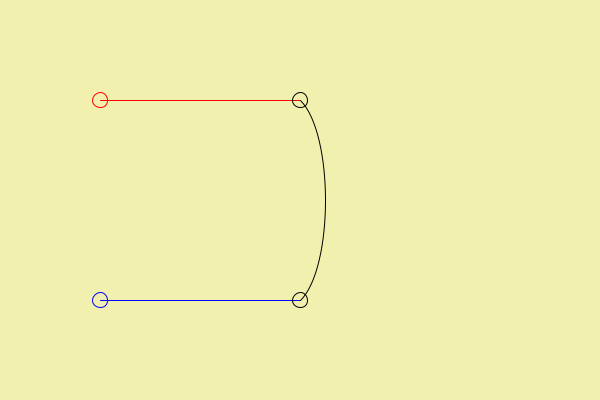
Frame 1 (no input)
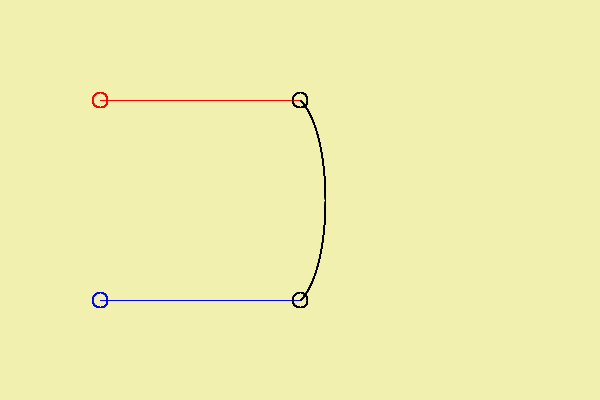
Frame 60 (the mouse pressed at the canvas centre just before this capture)
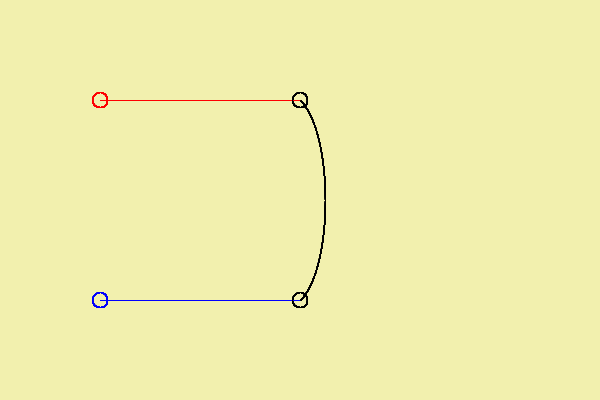
Frame 120 (the mouse held since frame 60 and released just before this capture)

The Processing sketch that drew these frames (run headless with seeded random() and noise(); from frame 60 on, the mouse is pressed at the canvas centre):

// Processing sketch: cmcurves4
// ── cmcurves4.pde
void setup() {
   size(600, 400);
   background(242, 240, 174);
   noFill();
}

float [] Xp = { 100, 300, 300, 100 };
float [] Yp = { 100, 100, 300, 300 };

void draw() {
   stroke(255, 0, 0);   // red
   ellipse(Xp[0], Yp[0], 15, 15);
   line(Xp[0], Yp[0], Xp[1], Yp[1]);
  
   stroke(0, 0, 255);   // blue
   ellipse(Xp[3], Yp[3], 15, 15);
   line(Xp[3], Yp[3], Xp[2], Yp[2]);

   stroke(0, 0, 0);   // black
   ellipse(Xp[1], Yp[1], 15, 15);
   ellipse(Xp[2], Yp[2], 15, 15);

   curve(Xp[0], Yp[0], Xp[1], Yp[1], Xp[2], Yp[2], Xp[3], Yp[3]);
}
